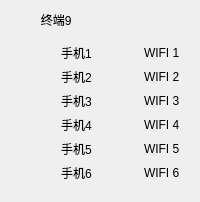
     <widget class="QWidget" name="widget_9" native="true">
      <layout class="QGridLayout" name="gridLayout_10">
       <item row="0" column="0">
        <layout class="QVBoxLayout" name="verticalLayout_9">
         <item>
          <widget class="QLabel" name="label_429">
           <property name="text">
            <string>         终端9</string>
           </property>
          </widget>
         </item>
         <item>
          <widget class="QWidget" name="widget_36" native="true">
           <layout class="QGridLayout" name="gridLayout_36">
            <item row="1" column="0">
             <widget class="LightButton" name="PhonelightButton9_2" native="true"/>
            </item>
            <item row="2" column="0">
             <widget class="LightButton" name="PhonelightButton9_3" native="true"/>
            </item>
            <item row="0" column="2">
             <widget class="LightButton" name="WifilightButton9_1" native="true"/>
            </item>
            <item row="4" column="2">
             <widget class="LightButton" name="WifilightButton9_5" native="true"/>
            </item>
            <item row="5" column="0">
             <widget class="LightButton" name="PhonelightButton9_6" native="true"/>
            </item>
            <item row="0" column="0">
             <widget class="LightButton" name="PhonelightButton9_1" native="true"/>
            </item>
            <item row="5" column="2">
             <widget class="LightButton" name="WifilightButton9_6" native="true"/>
            </item>
            <item row="1" column="2">
             <widget class="LightButton" name="WifilightButton9_2" native="true"/>
            </item>
            <item row="2" column="2">
             <widget class="LightButton" name="WifilightButton9_3" native="true"/>
            </item>
            <item row="3" column="2">
             <widget class="LightButton" name="WifilightButton9_4" native="true"/>
            </item>
            <item row="4" column="0">
             <widget class="LightButton" name="PhonelightButton9_5" native="true"/>
            </item>
            <item row="3" column="0">
             <widget class="LightButton" name="PhonelightButton9_4" native="true"/>
            </item>
            <item row="0" column="3">
             <widget class="QLabel" name="WifiLabel9_1">
              <property name="text">
               <string>WIFI 1</string>
              </property>
             </widget>
            </item>
            <item row="4" column="3">
             <widget class="QLabel" name="WifiLabel9_5">
              <property name="text">
               <string>WIFI 5</string>
              </property>
             </widget>
            </item>
            <item row="3" column="3">
             <widget class="QLabel" name="WifiLabel9_4">
              <property name="text">
               <string>WIFI 4</string>
              </property>
             </widget>
            </item>
            <item row="3" column="1">
             <widget class="QLabel" name="PhoneLabel9_4">
              <property name="text">
               <string>手机4</string>
              </property>
             </widget>
            </item>
            <item row="0" column="1">
             <widget class="QLabel" name="PhoneLabel9_1">
              <property name="text">
               <string>手机1</string>
              </property>
             </widget>
            </item>
            <item row="2" column="1">
             <widget class="QLabel" name="PhoneLabel9_3">
              <property name="text">
               <string>手机3</string>
              </property>
             </widget>
            </item>
            <item row="4" column="1">
             <widget class="QLabel" name="PhoneLabel9_5">
              <property name="text">
               <string>手机5</string>
              </property>
             </widget>
            </item>
            <item row="5" column="1">
             <widget class="QLabel" name="PhoneLabel9_6">
              <property name="text">
               <string>手机6</string>
              </property>
             </widget>
            </item>
            <item row="1" column="1">
             <widget class="QLabel" name="PhoneLabel9_2">
              <property name="text">
               <string>手机2</string>
              </property>
             </widget>
            </item>
            <item row="5" column="3">
             <widget class="QLabel" name="WifiLabel9_6">
              <property name="text">
               <string>WIFI 6</string>
              </property>
             </widget>
            </item>
            <item row="2" column="3">
             <widget class="QLabel" name="WifiLabel9_3">
              <property name="text">
               <string>WIFI 3</string>
              </property>
             </widget>
            </item>
            <item row="1" column="3">
             <widget class="QLabel" name="WifiLabel9_2">
              <property name="text">
               <string>WIFI 2</string>
              </property>
             </widget>
            </item>
           </layout>
          </widget>
         </item>
        </layout>
       </item>
      </layout>
     </widget>
